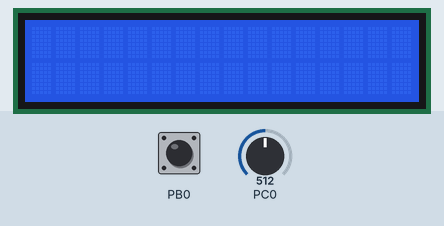
Simulated run of this program. Board: ATmega328P, built with avr-gcc and emulated at 16 MHz (the files do not name the chip). On the bench: 16×2 character LCD. Wiring (inferred from the names in the program): character LCD (HD44780): RS PD2; E PD3; data PD4, PD5, PD6, PD7. The test bench sets the inputs (shaded band); at power-on: PB0 HIGH, PC0 = 512.

Above: at 1.2 s.
1.3 s: PB0 pulled LOW for 1 s
At 3.1 s:
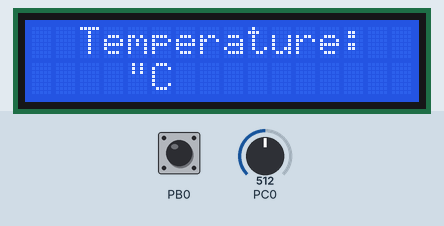
3.8 s: PB0 pulled LOW for 0.15 s
At 5.1 s:
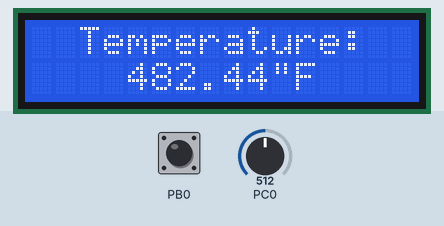
5.4 s: PB0 pulled LOW for 3.2 s
At 5.59 s:
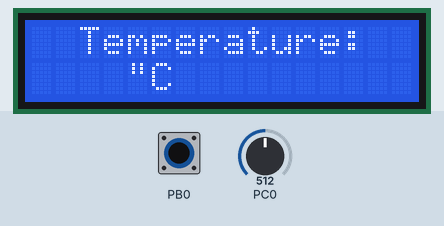
Timing chart, 0 to 8.4 s (numbered marks = the images above; inputs shaded):
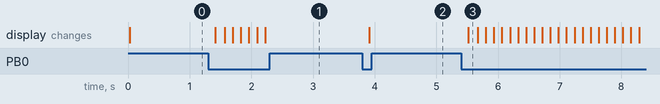

Measured:
- after the input at 1.3 s, the display: changes after 0.12 s (image 1)
- after the input at 3.8 s, the display: changes after 0.11 s (image 2)
- after the input at 5.4 s, the display: changes after 0.12 s (image 3)

The program:

main.c
```c
/*
 * FinalProject.c
 *
 * Created: 4/19/2021 9:21:50 AM
 * Author : Willy Bido
 */

#define F_CPU 16000000UL

#include <avr/io.h>
#include <util/delay.h>
#include <avr/sfr_defs.h> //loop_until_bit_is_clear ADC
#include <stdlib.h>       //for dtostrf() function
#include <stdbool.h>      //for booleans

#include "lcd.h"

void setup()
{

    DDRB |= (0 << PORTB0);  //set PORTB0 as input
    PORTB |= (1 << PORTB0); //enable pull-up resistor PORTB0

    lcd_init();
    lcd_clear_display();
    lcd_return_home();

    //configure ADC
    DIDR0 |= (1 << ADC0D);                                          //disable digital input A0
    ADMUX |= (0 << REFS1) | (1 << REFS0);                           //AVcc 5 volt ref Vcc
    ADMUX |= (0 << MUX3) | (0 << MUX2) | (0 << MUX1) | (0 << MUX0); //ADC0 (A0) being used
    ADMUX |= (0 << ADLAR);                                          //right shift 10-bit resolution
    ADCSRA |= (1 << ADPS2) | (1 << ADPS1) | (1 << ADPS0);           //prescalar 128
    ADCSRA |= (1 << ADEN);                                          //enable ADC
}

int main(void)
{
    setup();

    float val;
    float mv;
    float cel;
    float farh;

    char tempc[6];
    char tempf[6];

    bool bttn_state = false;

    while (1)
    {

        ADCSRA |= (1 << ADSC); //start conversion
        _delay_ms(20);
        loop_until_bit_is_clear(ADCSRA, ADSC);

        val = ADC;
        mv = val * (5000.0 / 1023.0);
        cel = mv / 10.0;
        farh = (cel * 9.0) / 5.0 + 32.0;

        dtostrf(cel, 5, 2, tempc); //convert value to string, save in "temp"
        dtostrf(farh, 5, 2, tempf);

        if (!(PINB & (1 << PINB0)))
        {
            _delay_ms(100); //debounce

            if (!(PINB & (1 << PINB0)))
            {
                //switch between far and cel
                if (bttn_state == false)
                {

                    lcd_clear_display();
                    lcd_go_to_xy(2, 0);
                    lcd_puts("Temperature:");
                    lcd_go_to_xy(0, 1);
                    lcd_go_to_xy(4, 1);
                    lcd_puts(tempc);
                    lcd_puts("\"C");

                    bttn_state = true;
                }
                else
                {

                    lcd_clear_display();
                    lcd_go_to_xy(2, 0);
                    lcd_puts("Temperature:");
                    lcd_go_to_xy(0, 1);
                    lcd_go_to_xy(4, 1);
                    lcd_puts(tempf);
                    lcd_puts("\"F");

                    bttn_state = false;
                }
            }
        }
    }
}
```

lcd.c
```c
/*
 * ECET 311 - Embedded Systems 1
 * File: lcd.c
 * Author: Willy Bido
 *
 * Description:
 * This file is a LCD driver for LCDs based on the HD44780 or compatible
 * dot matrix liquid crystal display (LCD) display controllers.
 * This file is designed to drive the LCD when wired in 4-bit mode.
 *
 * Hardware Configuration Constraints:
 * - LCD signals LCD_D7-LCD_D4 must be hooked up to the 4 MSB's of a PORT
 *
 */

#define F_CPU 16000000L
#include <avr/io.h>
#include <util/delay.h>
#include "lcd.h"

/*
 * Initialize the LCD
 * This function preforms the following tasks
 *  - Configures the IO ports for the LCD
 *  - Preforms a software resets on the LCD
 *  - Configures the LCD for the desired mode of operation
 * To accomplish this, this function calls
 *  - lcd_io_init()
 *  - lcd_reset()
 *  - lcd_configure()
 */
void lcd_init(void)
{
	lcd_io_init();
	lcd_reset();
	lcd_configure();
}

/*
 * Configure the micro controller IO Ports for communication
 * with the LCD controller.
 * - Pins connected to LCD_D7 through LCD_D4 are configured as outputs
 * - Pin connected to LCD_E is configured as an output
 * - Pin connected to LCD_RS is configured as an output
 */
void lcd_io_init(void)
{
	// Fill in your function code here
	// Use the Define Names from lcd.h and not the PORT, DDR, or PIN names
	LCD_DATA_DDR |= (1 << LCD_DATA_D7_PIN) | (1 << LCD_DATA_D6_PIN) | (1 << LCD_DATA_D5_PIN) | (1 << LCD_DATA_D4_PIN);

	LCD_E_DDR |= (1 << LCD_E_PIN);
	LCD_RS_DDR |= (1 << LCD_RS_PIN);
}

/*
 * Reset the LCD controller
 * Preforms the HD44780 software reset routine
 * Puts the LCD in 4-Bit mode
 */
void lcd_reset()
{
	// Fill in your function code here

	// Make sure that as you write data to the LCD_D7-LCD_D4 pins
	// that your code only effects the data pins and that the
	// state of the RS and E signals remains as desired. Consider
	// using the simulator to check your code. Comment out delays
	// while simulating if you try this.

	// Select instruction register (Use the macro from lcd.h)
	// Wait 20ms for the LCD controller to boot
	// Send 0x30
	lcd_rs_low();

	lcd_e_high();
	_delay_ms(20);
	LCD_DATA_PORT = 0x30 | (LCD_DATA_PORT & 0x0F);
	lcd_e_low();

	// Wait 5ms for instruction to execute
	// Send 0x30
	lcd_e_high();
	_delay_ms(5);
	LCD_DATA_PORT = 0x30 | (LCD_DATA_PORT & 0x0F);
	lcd_e_low();

	// Wait 200us for instruction to execute
	// Send 0x30
	lcd_e_high();
	_delay_us(200);
	LCD_DATA_PORT = 0x30 | (LCD_DATA_PORT & 0x0F);
	lcd_e_low();

	// Wait 100us for the instruction to execute
	// Send 0x20 to put the LCD in 4-Bit mode
	// Wait 1ms for instruction to execute
	lcd_e_high();
	_delay_us(100);
	LCD_DATA_PORT = 0x20 | (LCD_DATA_PORT & 0x0F);
	lcd_e_low();
	_delay_ms(1);
}

/*
 * Configures the LCD to operate as:
 *  - 4-bit mode, 2 lines, 5x8 font
 *  - Auto-increment DDRAM, no display shift
 *  - Display on, cursor off
 */
void lcd_configure(void)
{
	lcd_send_instruction(LCD_INSTRUCTION_4BIT_2LINE_5X8);	  // 4 Bit Mode, 2 Lines, 5x8 Font
	lcd_send_instruction(LCD_INSTRUCTION_AUTO_INC_NO_SHIFT);  // Auto-increment, No Display Shift
	lcd_send_instruction(LCD_INSTRUCTION_DISP_ON_CURSOR_OFF); // Display on, no cursor
}
/*
 * Send an instruction to the LCD controller
 * Write an 8-bit instruction to the LCD instruction register in 4 bit mode
 */
void lcd_send_instruction(uint8_t data)
{
	// Fill in your function code here

	// Make sure that as you write data to the LCD_D7-LCD_D4 pins
	// that your code only effects the data pins and that the
	// state of the RS and E signals remains as desired. Consider
	// using the simulator to check your code. Comment out delays
	// while simulating if you try this.

	// Select the instruction register
	lcd_rs_low();
	// Set E to logic high
	lcd_e_high();
	// Place the 4 MSB's of data on LCD_D7-LCD_D4 (MSB->LSB)
	//LCD_DATA_PORT = (data & 0xF0);

	LCD_DATA_PORT &= 0x0f;
	LCD_DATA_PORT |= (data & 0xf0);


	// Set E to logic low
	lcd_e_low();
	// Set E to logic high
	lcd_e_high();
	// Place the 4 LSB's of data on LCD_D7-LCD_D4 (MSB->LSB)
	LCD_DATA_PORT &= 0x0f;
	LCD_DATA_PORT |= (data << 4) & 0xf0;//sends 4 LSB bits


	// Set E to logic low
	lcd_e_low();
	// Set E to logic high
	lcd_e_high();
	// Delay 400us to allow for the instruction to execute
	_delay_us(400);
}

/*
 * Set the DDRAM write address (cursor position) on the LCD controller
 * Uses one call to lcd_send_instruction()
 */
void lcd_set_ddram_address(uint8_t address)
{
	lcd_send_instruction(0x80 + address);
}

/*
 * Set the DDRAM write address (cursor position) to 0x00
 * Uses one call to lcd_send_instruction()
 */
void lcd_return_home(void)
{
	lcd_send_instruction(LCD_INSTRUCTION_RETURN_HOME);
	_delay_ms(2);
}

/*
 * Send data to the LCD controller data register
 * Write an 8-bit value to the LCD data register in 4 bit mode
 */
void lcd_send_data(uint8_t data)
{
	// Fill in your function code here

	// Make sure that as you write data to the LCD_D7-LCD_D4 pins
	// that your code only effects the data pins and that the
	// state of the RS and E signals remains as desired. Consider
	// using the simulator to check your code. Comment out delays
	// while simulating if you try this.

	// Select the data register
	lcd_rs_high();
	// Set E to logic high
	lcd_e_high();
	// Place the 4 MSB's of data on LCD_D7-LCD_D4 (MSB->LSB)
	//LCD_DATA_PORT = (data & 0xF0);

	LCD_DATA_PORT &= 0x0f;
	LCD_DATA_PORT |= (data & 0xf0);


	// Set E to logic low
	lcd_e_low();
	// Set E to logic high
	lcd_e_high();
	// Place the 4 LSB's of data on LCD_D7-LCD_D4 (MSB->LSB)
	LCD_DATA_PORT &= 0x0f;
	LCD_DATA_PORT |= (data << 4) & 0xf0;//sends 4 LSB bits


	// Set E to logic low
	lcd_e_low();
	// Set E to logic high
	lcd_e_high();
	// Delay 400us to allow for the instruction to execute
	_delay_us(400);
}

/*
 * Clear the display
 * Send the clear display instruction to the LCD controller
 * Waits the additional time required for the clear display instruction
 * to finish executing.
 * Uses one call to lcd_send_instruction()
 */
void lcd_clear_display(void)
{
	lcd_send_instruction(LCD_INSTRUCTION_CLEAR_DISPLAY);
	_delay_ms(2);
}

/*
 * Set the DDRAM write address (cursor position) to the address to
 * write x characters right and y rows down from the top left of the display
 * Uses one call to lcd_set_ddram_address()
 */
void lcd_go_to_xy(uint8_t x, uint8_t y)
{
	if ((y == 0) && (x < LCD_LINE_LENGTH))
		lcd_set_ddram_address(LCD_START_LINE1 + x);
	else if ((y == 1) && (x < LCD_LINE_LENGTH))
		lcd_set_ddram_address(LCD_START_LINE2 + x);
}

/*
 * Write one character to the LCD data register at the cursor
 * position currently stored on the LCD controller.
 * Uses one call to lcd_send_data()
 */
void lcd_putc(char c)
{
	lcd_send_data(c);
}

/*
 * Write a string of characters to the LCD data register starting at
 * the cursor position currently stored on the LCD controller.
 * Repeatedly calls lcd_putc()
 */
void lcd_puts(const char *s)
{
	register char c;
	while ((c = *s++))
	{
		lcd_putc(c);
	}
}

/*
 * Write an array of characters to the LCD starting at the
 * cursor position currently stored in the LCD controller
 * Repeatedly calls lcd_putc()
 */
void lcd_put_array(uint8_t *array, uint8_t size)
{
	for (uint8_t i = 0; i < size; i++)
	{
		lcd_putc(array[i]);
	}
}
```

lcd.h
```c
/*
 * ECET 311 - Embedded Systems 1
 * File: lcd.h
 * Description: Header file for lcd.c
 */

// LCD Physical Connection

#define LCD_RS_PIN	2		// The port pin number connected to the RS pin
#define	LCD_RS_PORT	PORTD		// The port the RS pin is attached to
#define LCD_RS_DDR	DDRD		// The Data Direction register responsible for the RS pin

#define LCD_E_PIN	3		// The port pin number connected to the RS pin
#define LCD_E_PORT	PORTD		// The port the RS pin is attached to
#define LCD_E_DDR	DDRD		// The Data Direction register responsible for the RS pin

#define LCD_DATA_PORT	PORTD	// The port the data lines on the LCD are connected to
#define LCD_DATA_DDR	DDRD	// The data direction register for LCD_DATA_PORT
#define LCD_DATA_D7_PIN	7	// The port pin number connected to the LCD D7 pin
#define LCD_DATA_D6_PIN	6	// The port pin number connected to the LCD D6 pin
#define LCD_DATA_D5_PIN	5	// The port pin number connected to the LCD D5 pin
#define LCD_DATA_D4_PIN	4	// The port pin number connected to the LCD D4 pin

// LCD Parameter  Information
#define LCD_NUM_LINES	2	// The number of visible lines of the display
#define LCD_DISP_LENGTH	16	// The number of visible characters per line of the display
#define LCD_LINE_LENGTH	40	// The internal number of characters on each line, including invisible characters
#define LCD_START_LINE1	0x00	// The DDRAM address of the first character on line 1
#define LCD_START_LINE2	0x40	// The DDRAM address of the first character on line 2

// LCD Instruction Codes
#define LCD_INSTRUCTION_CLEAR_DISPLAY			0b00000001	// The instruction to clear the display
#define LCD_INSTRUCTION_RETURN_HOME				0b00000010	// The instruction to set DDRAM address to 0 and reset display shift
#define LCD_INSTRUCTION_AUTO_INC_NO_SHIFT		0b00000110	// The instruction to enable auto increment and set display shift to none

#define LCD_INSTRUCTION_DISP_ON_CURSOR_OFF		0b00001100	// 12-The instruction to turn the display on and turn the cursor off
#define LCD_INSTRUCTION_DISP_ON_CURSOR_ON		0b00001110	// 14-The instruction to turn the display on and turn the cursor on
#define LCD_INSTRUCTION_DISP_ON_CURSOR_BLINK	0b00001111	// 15-The instruction to turn the display on and make the cursor blink
#define LCD_INSTRUCTION_DISP_OFF_CURSOR_OFF		0b00001000	// The instruction to turn the display off

#define LCD_INSTRUCTION_4BIT_2LINE_5X8			0b00101000	// The instruction to set the LCD into 4-bit mode, 2 lines, 5x8 font
#define	LCD_INSTRUCTION_DISP_SHIFT_RIGHT		0b00011100	// The instruction to shift the display right by one column
#define LCD_INSTRUCTION_DISP_SHIFT_LEFT			0b00011000	// The instruction to shift the display left by one column

// Macro Definitions
#define lcd_e_high() 	LCD_E_PORT |= (1 << LCD_E_PIN);   // Macro to set the LCD E pin high (Delete: Should set LCD_E and only LCD_E high)
#define lcd_e_low()  	LCD_E_PORT &= ~(1 << LCD_E_PIN);   // Macro to set the LCD E pin low (Delete: Should set LCD_E and only LCD_E low)
#define lcd_rs_high()   LCD_RS_PORT |= (1 << LCD_RS_PIN);	// Macro to set the LCD RS pin high (Delete: Should set LCD_RS and only LCD_RS high)
#define lcd_rs_low()    LCD_RS_PORT &= ~(1 << LCD_RS_PIN);	// Macro to set the LCD RS pin low (Delete: Should set LCD_RS and only LCD_RS low)

// Prototype Functions
// LCD Initialization and Setup
void	lcd_init(void);
void	lcd_io_init(void);
void	lcd_reset(void);
void	lcd_configure(void);

// LCD Instruction Functions
void	lcd_send_instruction(uint8_t data);
void	lcd_set_ddram_address(uint8_t address);
void	lcd_clear_display(void);
void	lcd_return_home(void);

// LCD Data Functions
void	lcd_send_data(uint8_t data);
void	lcd_go_to_xy(uint8_t x, uint8_t y);
void	lcd_putc(char c);
void	lcd_puts(const char *s);
void	lcd_put_array(uint8_t *array, uint8_t size);
```
